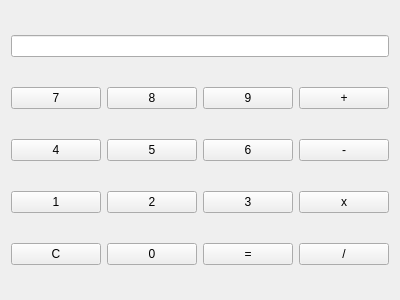
<?xml version="1.0" encoding="UTF-8"?>
<ui version="4.0">
 <class>Widget</class>
 <widget class="QWidget" name="Widget">
  <property name="geometry">
   <rect>
    <x>0</x>
    <y>0</y>
    <width>400</width>
    <height>300</height>
   </rect>
  </property>
  <property name="windowTitle">
   <string>Widget</string>
  </property>
  <layout class="QGridLayout" name="gridLayout">
   <item row="0" column="0" colspan="4">
    <widget class="QLineEdit" name="lineEditAfficheur"/>
   </item>
   <item row="1" column="0">
    <widget class="QPushButton" name="pushButton7">
     <property name="text">
      <string>7</string>
     </property>
    </widget>
   </item>
   <item row="1" column="1">
    <widget class="QPushButton" name="pushButton8">
     <property name="text">
      <string>8</string>
     </property>
    </widget>
   </item>
   <item row="1" column="2">
    <widget class="QPushButton" name="pushButton9">
     <property name="text">
      <string>9</string>
     </property>
    </widget>
   </item>
   <item row="1" column="3">
    <widget class="QPushButton" name="pushButtonPlus">
     <property name="text">
      <string>+</string>
     </property>
    </widget>
   </item>
   <item row="2" column="0">
    <widget class="QPushButton" name="pushButton4">
     <property name="text">
      <string>4</string>
     </property>
    </widget>
   </item>
   <item row="2" column="1">
    <widget class="QPushButton" name="pushButton5">
     <property name="text">
      <string>5</string>
     </property>
    </widget>
   </item>
   <item row="2" column="2">
    <widget class="QPushButton" name="pushButton6">
     <property name="text">
      <string>6</string>
     </property>
    </widget>
   </item>
   <item row="2" column="3">
    <widget class="QPushButton" name="pushButtonMoins">
     <property name="text">
      <string>-</string>
     </property>
    </widget>
   </item>
   <item row="3" column="0">
    <widget class="QPushButton" name="pushButton1">
     <property name="text">
      <string>1</string>
     </property>
    </widget>
   </item>
   <item row="3" column="1">
    <widget class="QPushButton" name="pushButton2">
     <property name="text">
      <string>2</string>
     </property>
    </widget>
   </item>
   <item row="3" column="2">
    <widget class="QPushButton" name="pushButton3">
     <property name="text">
      <string>3</string>
     </property>
    </widget>
   </item>
   <item row="3" column="3">
    <widget class="QPushButton" name="pushButtonMultiplier">
     <property name="text">
      <string>x</string>
     </property>
    </widget>
   </item>
   <item row="4" column="0">
    <widget class="QPushButton" name="pushButtonClear">
     <property name="text">
      <string>C</string>
     </property>
    </widget>
   </item>
   <item row="4" column="1">
    <widget class="QPushButton" name="pushButton0">
     <property name="text">
      <string>0</string>
     </property>
    </widget>
   </item>
   <item row="4" column="2">
    <widget class="QPushButton" name="pushButtonEgal">
     <property name="text">
      <string>=</string>
     </property>
    </widget>
   </item>
   <item row="4" column="3">
    <widget class="QPushButton" name="pushButtonDiviser">
     <property name="text">
      <string>/</string>
     </property>
    </widget>
   </item>
  </layout>
 </widget>
 <layoutdefault spacing="6" margin="11"/>
 <resources/>
 <connections/>
</ui>
